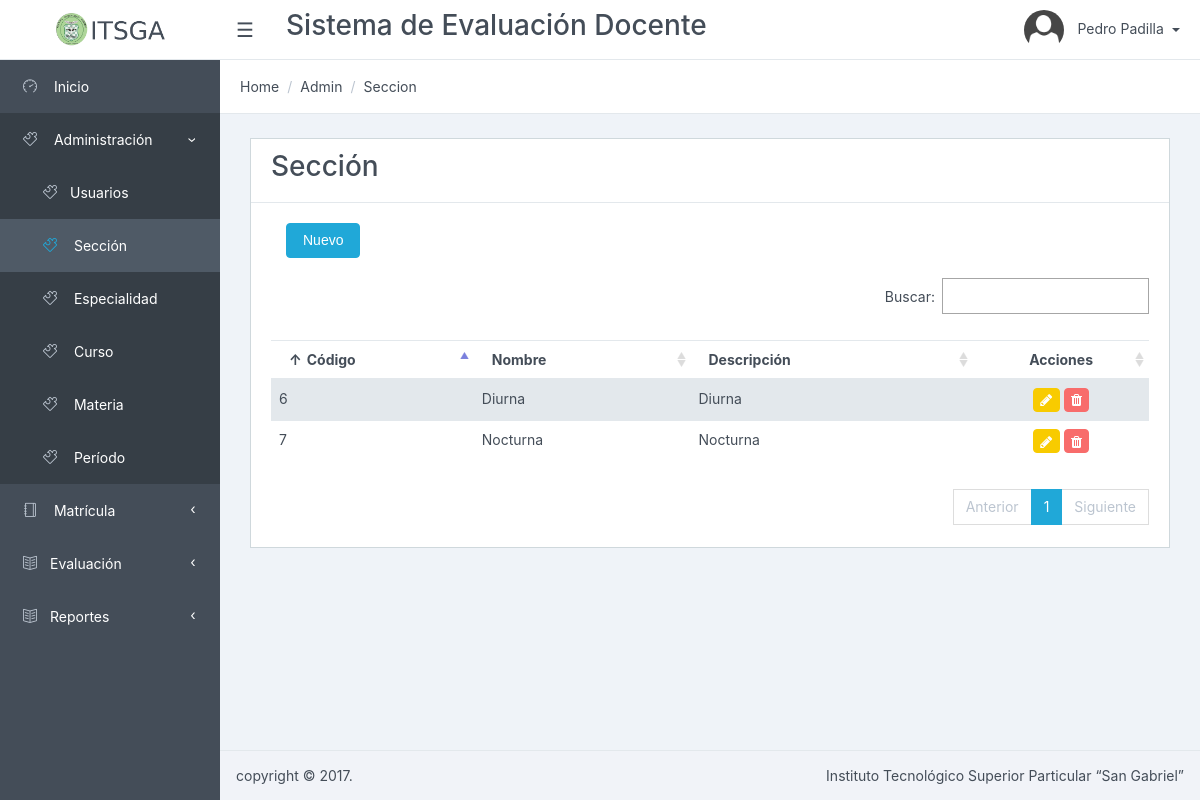
The page /Seccion/listar/ (signed in) on the database its author committed.
### tables this page shows
CREATE TABLE `seccion` (
  `seccion_id` int(11) NOT NULL AUTO_INCREMENT,
  `nombre` varchar(256) NOT NULL,
  `descripcion` varchar(512) DEFAULT NULL,
  `estado` tinyint(1) NOT NULL DEFAULT '1',
  PRIMARY KEY (`seccion_id`)
);

### app/controllers/SeccionController.php (called while the page is built, shortened)
<?php
require_once (PATH_MODELS . "/SeccionModel.php");
class SeccionController {
	public function listar() {
		$model = new SeccionModel();
		$datos = $model->getlistadoSeccion();
		require_once PATH_VIEWS."/Seccion/view.list.php";
	}
}

### index.php (called while the page is built, shortened)
<?php
if(isset($_GET['action'])){
	$redirect = ($_GET['action']!='')?$_GET['action']:"listar";
}
$controller = new $controllerName();
$controller->$redirect();
?>

### public/views/Seccion/index.php (called while the page is built, shortened)
<?php
require_once("../../../index.php");
?>

### app/models/SeccionModel.php (called while the page is built, shortened)
<?php
require_once(PATH_MODELS."/BaseModel.php");
class SeccionModel {
	public function getlistadoSeccion(){
		$model = new BaseModel();
		$sql = "select *, seccion_id as id from seccion
				where estado = 1";
		return $model->execSql($sql, array(),true);
	}
}

### app/models/BaseModel.php (called while the page is built, shortened)
<?php
class BaseModel {
	private $pdo;
	private function openConexion() {
		try {
			$this->pdo = new PDO ( 'mysql:host=' . HOSTNAME_DATABASE . ';dbname=' . DATABASE . ';charset=utf8', USERNAME, PASSWORD );
			$this->pdo->setAttribute ( PDO::ATTR_ERRMODE, PDO::ERRMODE_EXCEPTION );
		} catch ( Exception $e ) {
			die ( $e->getMessage () );
		}
	}
	private function closeConexion() {
		$this->pdo = null;
	}
	public function execSql($sql, $parameters, $list = false, $obtainId = false) {
		try {
			$stm = $this->pdo->prepare ( $sql );
			$stm->execute ( $parameters );
			if ($obtainId) {
				$result = $this->pdo->lastInsertId ();
			} else {
				if ($list) {
					$result = $stm->fetchAll ( PDO::FETCH_OBJ );
				} else {
					$result = $stm->fetch ( PDO::FETCH_OBJ );
				}
			}
		} catch ( Exception $e ) {
			die ( $e->getMessage () );
		}
		return $result;
	}
}

### public/views/Seccion/view.list.php (the view, shortened to what this page needs)
<?php include_once PATH_TEMPLATE.'/header.php';?>
<div class="card">
<div class="card-header">
    	<h3>Sección</h3>
</div>
<div class="card-block">
	<div class="col-lg-12">
		<button type="button" data-id="0" class="btn btn-primary" data-toggle="modal" data-target="#myModal">
          Nuevo
         </button>
	</div>
	<table class="table table-striped" id="dataTables-example" >
    <thead>
	    <tr>
	    	<th>Código</th>
	    	<th>Nombre</th>
	    	<th>Descripción</th>
		    <th style="text-align: center; width: 20%">Acciones</th>
	    </tr>
    </thead>
    <tbody>
    	<?php foreach ($datos as $item) {
    		echo "<tr><td>".$item->id."</td>";
    		echo "<td>".$item->nombre."</td>";
    		echo "<td>".$item->descripcion."</td>";
    		echo "<td align='center'><a href='#' class='btn btn-warning btn-sm' data-id='".$item->id."' data-toggle='modal' data-target='#myModal' title='Editar' ><i class='fa fa-pencil'></i></a>
					  <a href='javascript:if(confirm(\"Est\u00e1 seguro que desea eliminar el elemento seleccionado?\")){redirect(".$item->id.");}' class='btn btn-danger btn-sm' title='Eliminar'><i class='fa fa-trash'></i></a></td>";
    	}?>
    </tbody>
    </table>
</div>
</div>
<?php include_once PATH_TEMPLATE.'/footer.php';?>
<link href="<?php echo PATH_CSS; ?>/dataTables.bootstrap.css" rel="stylesheet">
<link href="<?php echo PATH_CSS; ?>/bootstrapValidator.min.css" rel="stylesheet">
</body>
</html>

### rows shown on the page
seccion: seccion_id "6", nombre "Diurna", descripcion "Diurna"
seccion: seccion_id "7", nombre "Nocturna", descripcion "Nocturna"

### other values the page prints
$_SESSION['SESSION_USER']->nombres "Pedro"
$_SESSION['SESSION_USER']->apellidos "Padilla"
$title "Seccion"
